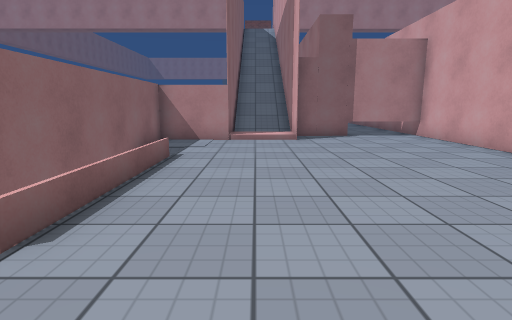
View 1 (above)

13 first-person views from a walk through a scene from a Unity 3-D project. The camera is 1.2 m above the floor, tilts 10° down and sees 80° across. The floor is counted in squares, 1 m on a side. Each view is taken from the middle of a square. On the plan, view 1 faces up. The plan holds only what a view shows up to about 13 squares ahead; the rest is blank. The place goes on beyond the plan. The player character is not drawn. Surface patterns are stand-ins for the level's own textures.

View 2
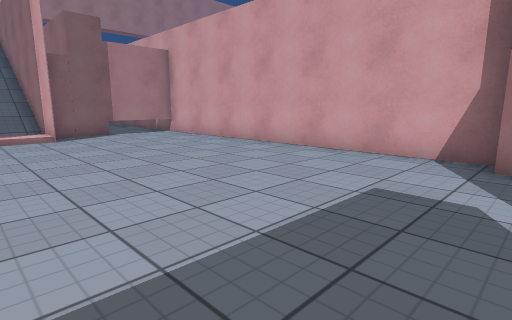

View 3
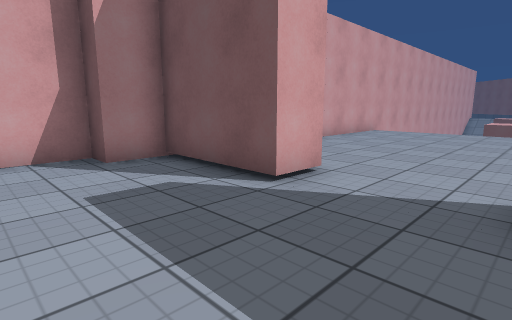

View 4
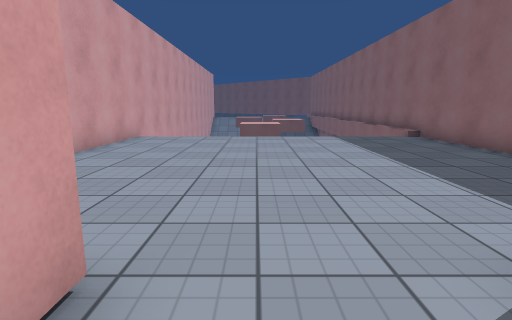

View 5
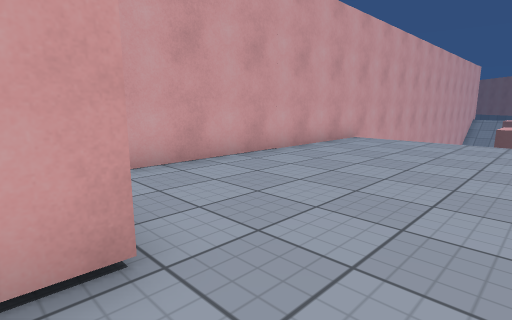

View 6
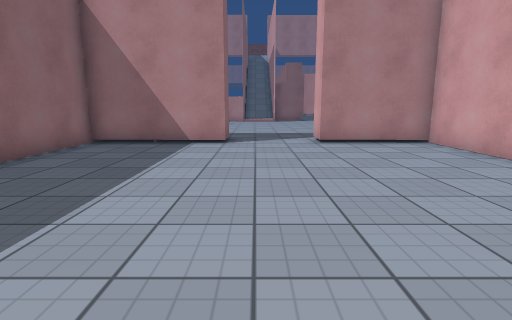

View 7
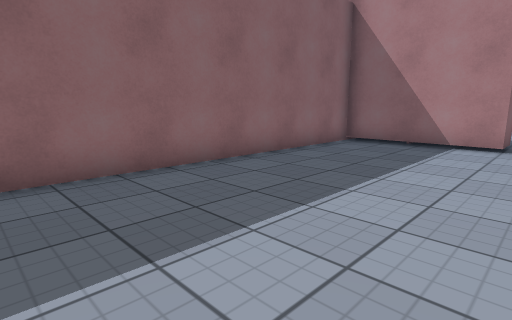

View 8
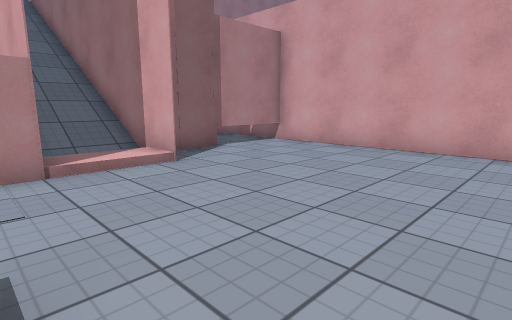

View 9
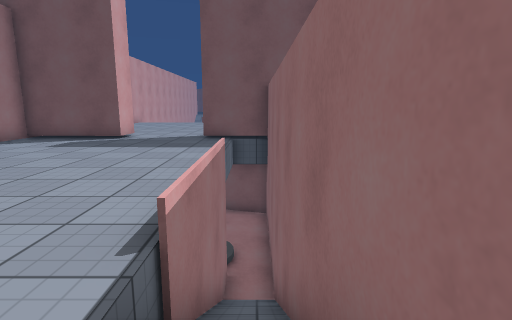

View 10
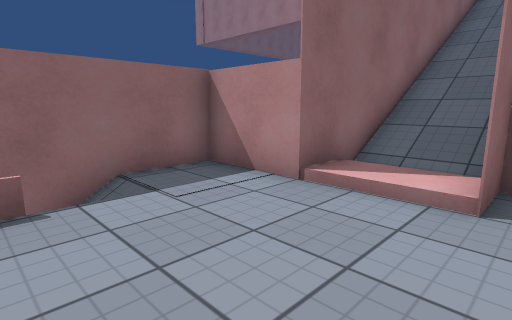

View 11
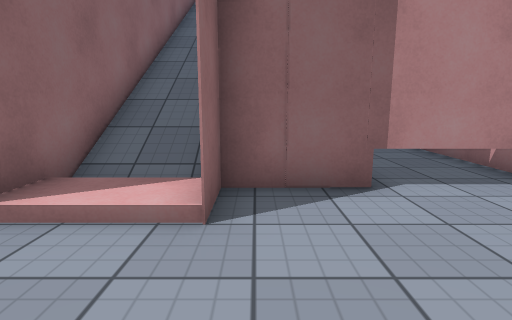

View 12
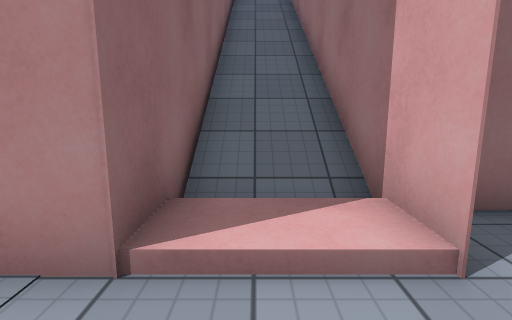

View 13
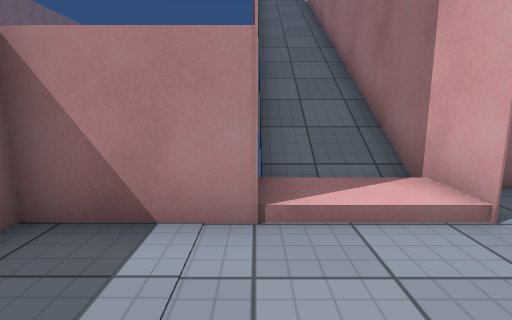

### Floor plan
Key: @ floor where view 1 was taken; # wall or solid block; . main floor; - floor 3.25 m lower than the main floor; / step, stairs or slope; = window, fence, low wall or low ledge; v drop or lower ground.
Columns run from 6 left of view 1 to 7 right of it. Each row starts with its distance up from view 1.
 23       //
 22      #//
 21      #//#
 20      #//#
 19      #//#
 18      #//#
 17      #//#
 16      #//#
 15      #//#
 14      #//#
 13      #//######
 12      #/##....#
 11   ####/#.....#
 10   #..........#
  9   =//........#
  8   #/=........#
  7   #//........#
  6   #//........#
  5   #//........#
  4   #//........#
  3   #-/........#
  2   #- ........#
  1   #-.........#
  0   #-..@.....##
 -1   #-........#
 -2   #---...####
 -3 #####-...####
 -4 #...........#
 -5 #...........#
 -6 #...........#
 -7 #...........#
 -8 #...........#
 -9 #...........#
-10 #...........#
-11 #...........#
-12 #...........#
-13 #...........#
-14 #v          #
-15             #

Positions as (right, up) in squares from view 1, and headings:
1: (0, 0), facing up
2: (-1, -1), facing up-right
3: (-1, 2), facing down-right
4: (1, -1), facing down
5: (0, -2), facing down-right
6: (0, -13), facing up
7: (0, -13), facing up-left
8: (-2, 5), facing up-right
9: (-3, 10), facing down
10: (2, 7), facing up-left
11: (2, 8), facing up
12: (0, 9), facing up
13: (-1, 8), facing up
